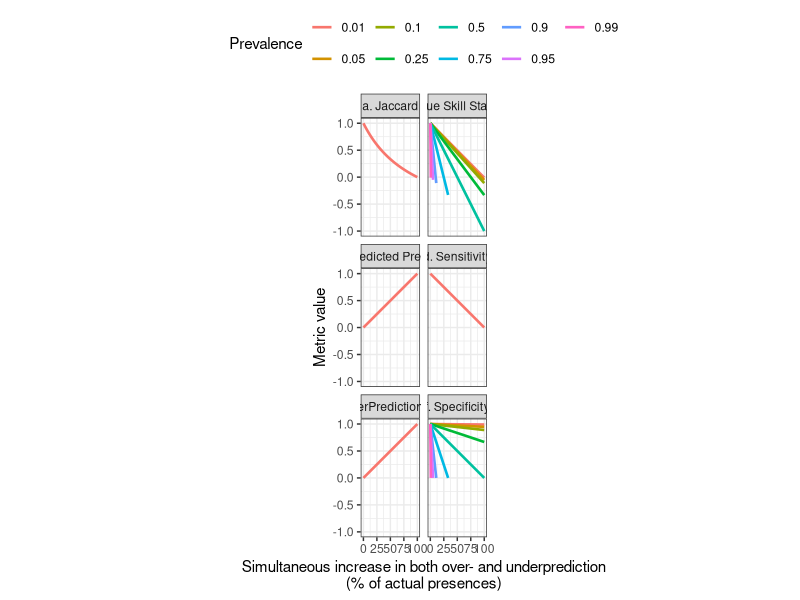
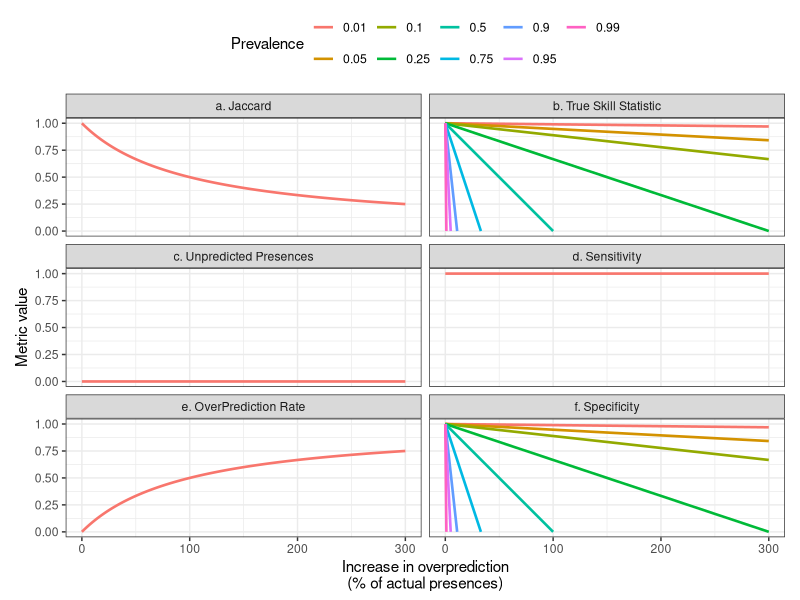
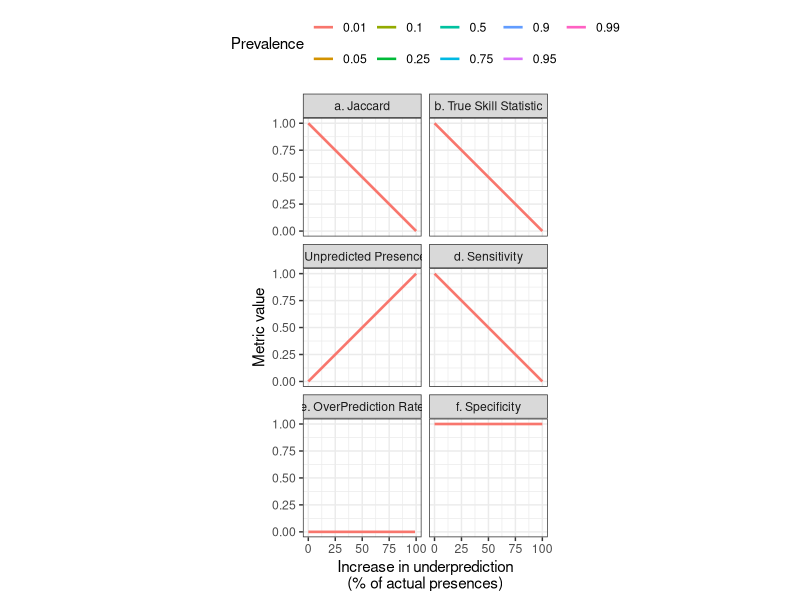
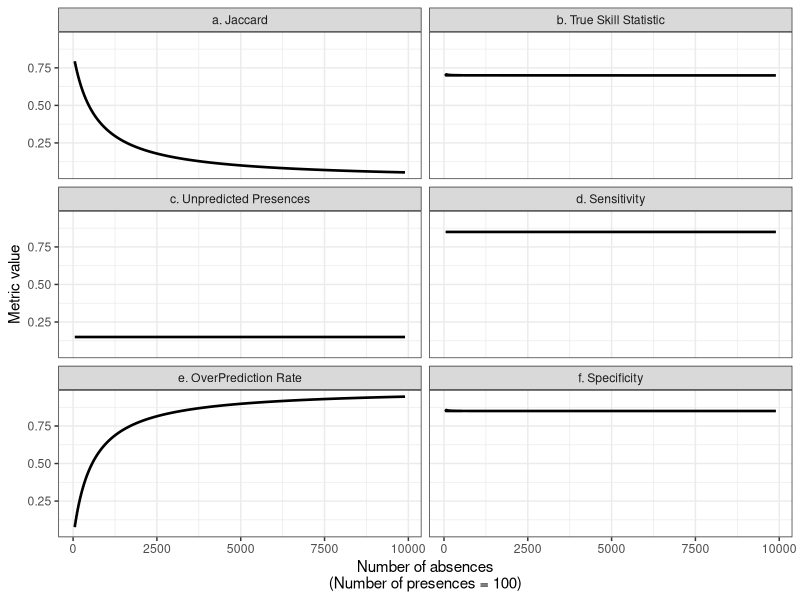
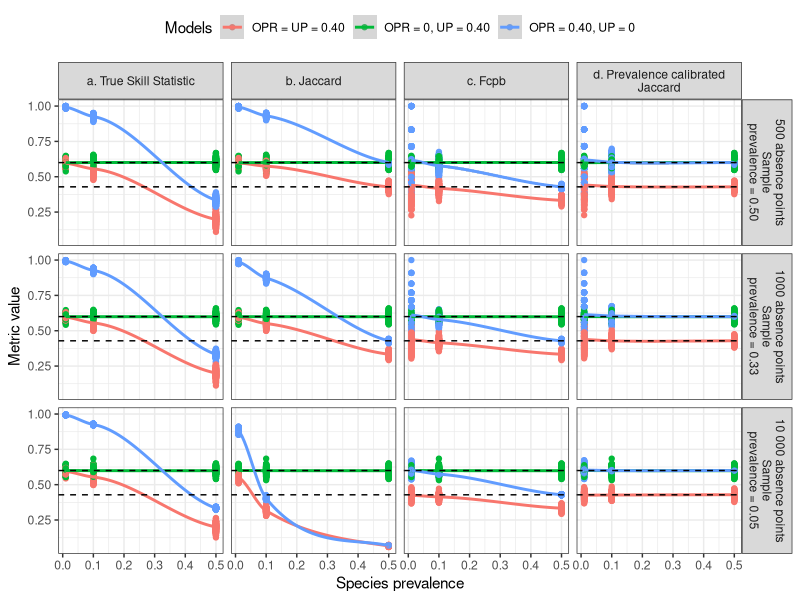
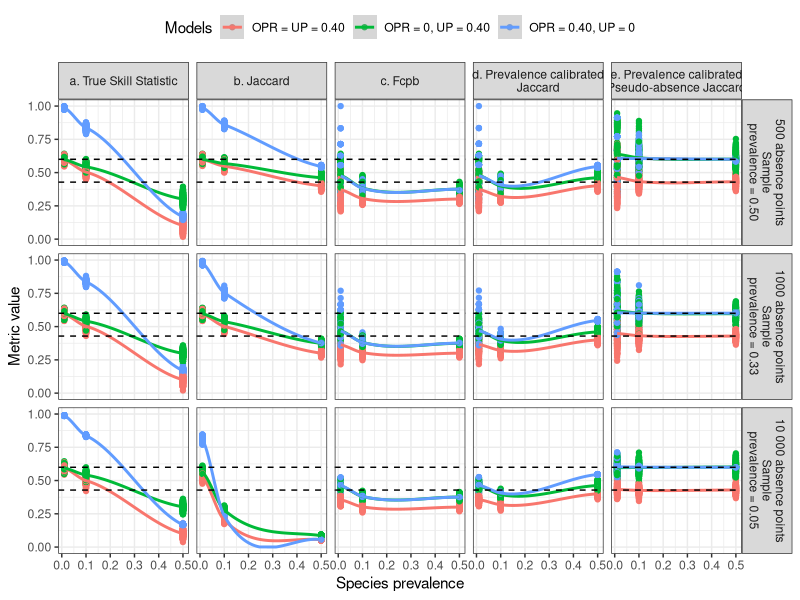
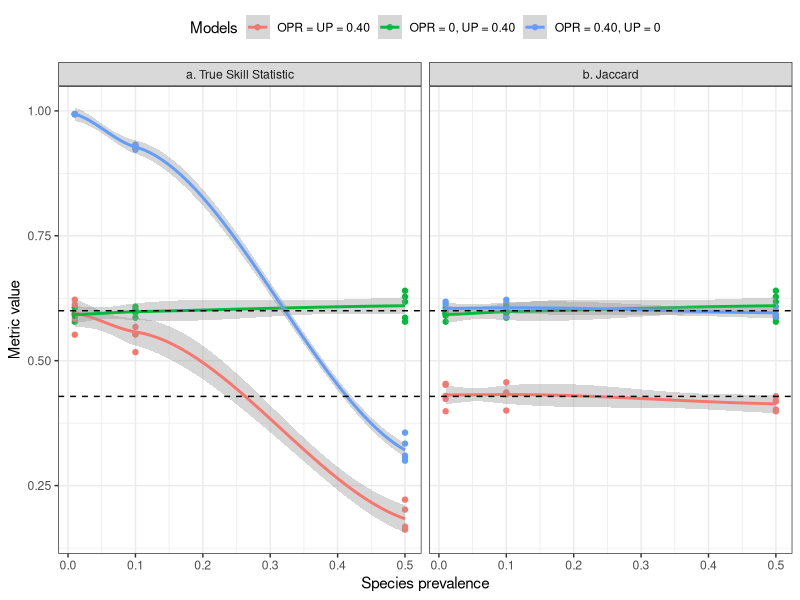

Write the R code that produced these figures, in order.
library(reshape2)
library(ggplot2)
metrics <- function(x, total)
{
  TP <- x[, "TP"]
  FP <- x[, "FP"]
  FN <- x[, "FN"]
  TN <- x[, "TN"]
  
  pred <- TP + FP
  obs <- TP + FN
  
  
  results <- data.frame(matrix(nc = 0, nr = nrow(x)))
  
  
  results$sample.presences <- TP + FN
  results$sample.absences <- FP + TN
  results$TP <- TP
  results$FP <- FP
  results$FN <- FN
  results$TN <- TN
  results$Jaccard <- TP / (TP + FN + FP)
  results$Sorensen = 2 * TP / (2 * TP + FN + FP)
  results$OPR  = FP / (TP + FP)
  results$UTP  = FN / (TP + FN)
  results$Sens = TP / (TP + FN)
  results$Spe  = TN / (TN + FP)
  results$TSS  = TP / (TP + FN) + TN / (TN + FP) - 1
  results$Kappa = (TP - pred * obs / total) / ((TP - pred * obs / total) + FP * (1/2) + FN * (1/2))
  results$prevalence = obs / total
  results$pred.prevalence = pred / total
  results$OPpc = FP / obs
  
  return(results)
  
}



# Simulation 1: all possible parameterisations
prevalence <- seq(0, 1, length = 100)
max.size <- 10000
step <- 100


results <- NULL
for (i in prevalence)
{
  obs.pres <- round(i * max.size)
  obs.abs <- max.size - obs.pres
  
  
  TP <- seq(0, obs.pres, by = step)
  FP <- seq(0, obs.abs, by = step)
  testing.matrix <- expand.grid(TP, FP)
  colnames(testing.matrix) <- c("TP", "FP")
  
  testing.matrix$FN <- obs.pres - testing.matrix$TP
  testing.matrix$TN <- obs.abs - testing.matrix$FP 
  
  results <- rbind(results,
                   metrics(testing.matrix, total = max.size))
}


ggr <- melt(results, id.vars = c("prevalence", "pred.prevalence", "TP", "FP", "FN", "TN"), 
            measure.vars = c("Jaccard", "Sorensen", "OPR", "UTP", "Sens", "Spe", "TSS", "Kappa"))
# 
# 
# ggplot(ggr, aes(x = prevalence, y = value)) + geom_point(alpha = 1/10, aes(col = TN)) +
#   facet_wrap(~variable) + stat_smooth()
# 
# 


# Simulation 2: 
# For varying prevalences,
# variations of under-prediction (0 to -100%) or overprediction (0 to +300%) and both.

prevalence <- seq(0, 1, length = 101)
max.size <- 10000


results <- NULL
results.overpred <- NULL
results.underpred <- NULL
for (i in prevalence)
{
  obs.pres <- round(i * max.size)
  obs.abs <- max.size - obs.pres
  
  # Underpred
  underpred <- data.frame(TP = seq(obs.pres, 0, length = 101),
                          FN = seq(0, obs.pres, length = 101),
                          FP = 0,
                          TN = obs.abs)
  
  # Overpred 
  overpred <- data.frame(TP = obs.pres,
                         FN = 0,
                         FP = seq(0, min(3 * obs.pres, obs.abs), length = 101),
                         TN = obs.abs - seq(0, min(3 * obs.pres, obs.abs), length = 101))
  
  # Under + Overpred
  TP <- seq(obs.pres, 0, length = 101)
  FP <- seq(0, min(3 * obs.pres, obs.abs), length = 101)
  
  testing.matrix <- expand.grid(TP, FP)
  colnames(testing.matrix) <- c("TP", "FP")
  
  testing.matrix$FN <- obs.pres - testing.matrix$TP
  testing.matrix$TN <- obs.abs - testing.matrix$FP 
  
  results.overpred <- rbind(results.overpred,
                            metrics(overpred, total = max.size))
  results.underpred <- rbind(results.underpred,
                             metrics(underpred, total = max.size)) 
  
  results <- rbind(results,
                   metrics(testing.matrix, total = max.size))
}


# Simulation 3: all possible parameterisations


a <- function(x) (100 - x * 100)/x


tns <- c(9900, 1900, 900, 300, 100, 33, 11, 5, 1)
all.res <- NULL
res <- data.frame(matrix(nr = 1, nc = 4, dimnames = list(1, c("TP", "FP", "FN", "TN"))))
for(TN in tns)
{
  res$TP <- 100
  res$FP <- 0
  res$FN <- 0
  res$TN <- TN
  all.res <- rbind(all.res, 
                   res)
  
  while(res$TP > 0)
  {
    if(res$TN > 0)
    {
      res$TP <- res$TP - 1
      res$FN <- res$FN + 1
      res$FP <- res$FP + 1
      res$TN <- res$TN - 1
      all.res <- rbind(all.res, 
                       res)
    } else
    {
      res$TP <- 0
    }
  }
}

results <- metrics(all.res, total = apply(all.res, 1, sum))
# results <- results[which(results$prevalence <= 0.5), ]

ggr <- melt(results, id.vars = c("prevalence", "pred.prevalence", "TP", "FP", "FN", "TN", "OPR", "UTP", "OPpc"), 
            measure.vars = c("Jaccard", "TSS", "UTP", "Sens", "OPR", "Spe"))

ggr$prevalence <- round(ggr$prevalence, 2)
ggr$prev <- as.factor(ggr$prevalence)
ggr$OPR <- ggr$OPR * 100
ggr$UTP <- ggr$UTP * 100


levels(ggr$variable) <- c("a. Jaccard", "b. True Skill Statistic", "c. Unpredicted Presences", 
                          "d. Sensitivity", "e. OverPrediction Rate", "f. Specificity")

# Modification pour masquer les couleurs sur les panneaux a c d et e
# Car il y a de l'overlap - à la demande du reviewer 3
ggr$value[which(ggr$variable %in% c("a. Jaccard", "c. Unpredicted Presences", 
                                    "d. Sensitivity", "e. OverPrediction Rate") &
                  ggr$prev != "0.01")] <- NA


tiff( './outputs/Figure 2.tiff', width = 450 * 4.2, height = 1000 * 4.2, res = 300)  
# png("./outputs/Figure 2.png", h = 800, w = 600)
ggplot(ggr, aes(x = OPR, y = value, col = prev)) + 
  geom_line(size = .9) + 
  facet_wrap(~ variable, nrow = 3) +
  xlab("Simultaneous increase in both over- and underprediction\n(% of actual presences)") + theme_bw() +
  guides(col=guide_legend(title = "Prevalence")) + ylab("Metric value") + 
  theme(legend.position = "top") +
  coord_fixed(ratio = 100)
dev.off()


# Simulation 4: overpred


tns <- c(9900, 1900, 900, 300, 100, 33, 11, 5, 1)
all.res <- NULL
res <- data.frame(matrix(nr = 1, nc = 4, dimnames = list(1, c("TP", "FP", "FN", "TN"))))
for(TN in tns)
{
  res$TP <- 100
  res$FP <- 0
  res$FN <- 0
  res$TN <- TN
  all.res <- rbind(all.res, 
                   res)
  
  while(res$TN > 0 & (res$TP + res$FP) < 4 * (res$FN + res$TP))
  {

    res$FP <- res$FP + 1
    res$TN <- res$TN - 1
    all.res <- rbind(all.res, 
                     res)
    
  }
}

results <- metrics(all.res, total = apply(all.res, 1, sum))
# results <- results[which(results$prevalence <= 0.5), ]

ggr <- melt(results, id.vars = c("prevalence", "pred.prevalence", "TP", "FP", "FN", "TN", "OPR", "UTP", "OPpc"), 
            measure.vars = c("Jaccard", "TSS", "UTP", "Sens", "OPR", "Spe"))

ggr$prevalence <- round(ggr$prevalence, 2)
ggr$prev <- as.factor(ggr$prevalence)
ggr$OPR <- ggr$OPR * 100
ggr$UTP <- ggr$UTP * 100
ggr$OPpc <- ggr$OPpc * 100

levels(ggr$variable) <- c("a. Jaccard", "b. True Skill Statistic", "c. Unpredicted Presences", 
                          "d. Sensitivity", "e. OverPrediction Rate", "f. Specificity")

# Modification pour masquer les couleurs sur les panneaux a c d et e
# Car il y a de l'overlap - à la demande du reviewer 3
ggr$value[which(ggr$variable %in% c("a. Jaccard", "c. Unpredicted Presences", 
                                  "d. Sensitivity", "e. OverPrediction Rate") &
                ggr$prev != "0.01")] <- NA


png("./outputs/Figure S2.2.png", h = 600, w = 1000)
ggplot(ggr, aes(x = OPpc, y = value, col = prev)) + 
  geom_line(size = .9) + 
  facet_wrap(~variable, nrow = 3) +
  xlab("Increase in overprediction\n(% of actual presences)") + theme_bw() +
  guides(col=guide_legend(title = "Prevalence")) + ylab("Metric value") + 
  theme(legend.position = "top") +
  coord_fixed(ratio = 100)
dev.off()

# Simulation 5: underpred


tns <- c(9900, 1900, 900, 300, 100, 33, 11, 5, 1)
all.res <- NULL
res <- data.frame(matrix(nr = 1, nc = 4, dimnames = list(1, c("TP", "FP", "FN", "TN"))))
for(TN in tns)
{
  res$TP <- 100
  res$FP <- 0
  res$FN <- 0
  res$TN <- TN
  all.res <- rbind(all.res, 
                   res)
  
  while(res$TP > 0)
  {
    
    res$TP <- res$TP - 1
    res$FN <- res$FN + 1
    all.res <- rbind(all.res, 
                     res)
    
  }
}

results <- metrics(all.res, total = apply(all.res, 1, sum))
# results <- results[which(results$prevalence <= 0.5), ]

ggr <- melt(results, id.vars = c("prevalence", "pred.prevalence", "TP", "FP", "FN", "TN", "OPR", "UTP", "OPpc"), 
            measure.vars = c("Jaccard", "TSS", "UTP", "Sens", "OPR", "Spe"))

ggr$prevalence <- round(ggr$prevalence, 2)
ggr$prev <- as.factor(ggr$prevalence)
ggr$OPR <- ggr$OPR * 100
ggr$UTP <- ggr$UTP * 100


levels(ggr$variable) <- c("a. Jaccard", "b. True Skill Statistic", "c. Unpredicted Presences", 
                          "d. Sensitivity", "e. OverPrediction Rate", "f. Specificity")

# Modification pour masquer les couleurs sur les panneaux a c d et e
# Car il y a de l'overlap - à la demande du reviewer 3
ggr$value[which(ggr$variable %in% c("a. Jaccard", "b. True Skill Statistic", "c. Unpredicted Presences", 
                                    "d. Sensitivity", "e. OverPrediction Rate", "f. Specificity") &
                  ggr$prev != "0.01")] <- NA

png("./outputs/Figure S2.1.png", h = 800, w = 600)
ggplot(ggr, aes(x = UTP, y = value, col = prev)) + 
  geom_line(size = .9) + 
  facet_wrap(~variable, nrow = 3) +
  xlab("Increase in underprediction\n(% of actual presences)") + theme_bw() +
  guides(col=guide_legend(title = "Prevalence")) + ylab("Metric value") + 
  theme(legend.position = "top") +
  coord_fixed(ratio = 100)
dev.off()


# Simulation 6 : presence are fixed, increases in absences
absences <- seq(50, 9900, 10)
all.res <- NULL
res <- data.frame(matrix(nr = 1, nc = 4, dimnames = list(1, c("TP", "FP", "FN", "TN"))))
for(nbA in absences)
{
  res$TP <- 85
  res$FN <- 15
  res$FP <- floor(0.15 * nbA)
  res$TN <- ceiling(0.85 * nbA)
  all.res <- rbind(all.res, 
                   res)
}

results <- metrics(all.res, total = apply(all.res, 1, sum))
# results <- results[which(results$prevalence <= 0.5), ]

ggr <- melt(results, id.vars = c("prevalence", "pred.prevalence", "TP", "FP", "FN", "TN", "OPR", 
                                 "UTP", "OPpc", "sample.presences", "sample.absences"), 
            measure.vars = c("Jaccard", "TSS", "UTP", "Sens", "OPR", "Spe"))

ggr$prevalence <- round(ggr$prevalence, 2)
ggr$prev <- as.factor(ggr$prevalence)
ggr$OPR <- ggr$OPR * 100
ggr$UTP <- ggr$UTP * 100


levels(ggr$variable) <- c("a. Jaccard", "b. True Skill Statistic", "c. Unpredicted Presences", 
                          "d. Sensitivity", "e. OverPrediction Rate", "f. Specificity")


png("./outputs/Figure S2.3.png", h = 800, w = 600)
ggplot(ggr, aes(x = sample.absences, y = value)) + 
  geom_line(size = .9) + 
  facet_wrap(~variable, nrow = 3) +
  xlab("Number of absences\n(Number of presences = 100)") + theme_bw() +
  guides(col=guide_legend(title = "Prevalence")) + ylab("Metric value") + 
  theme(legend.position = "top") #+
  # coord_fixed(ratio = 100)
dev.off()

# Simulation 7 : comparing metrics for a good and a bad model, with different sample sizes
presences <- rep(500, 3)
absences <- c(500, 1000, 10000)
true.prev <- c(.01, .10, .5)
area <- 100000
true.presences <- true.prev * area
true.absences <- area - (true.prev * area)
models <- list(M1 = list(TP = .60, 
                         OPR = .40,
                         UP = .40), # HAS TO BE 1 - TP
               M2 = list(TP = .60,
                         OPR = 0,
                         UP = .40),
               M3 = list(TP = 1,
                         OPR = .40,
                         UP = 0))

all.res <- NULL

sim <- 100

res <- data.frame(matrix(nr = 1, nc = 6, dimnames = list(1, c("model", "sp.prev", "TP", "FP", "FN", "TN"))))
for(i in 1:sim)
{
  for(nbP in presences)
  {
    for(nbA in absences)
    {
      for(md in 1:length(models))
      {
        for(sp.prev in 1:length(true.prev))
        {
          # pred.obs.pres : Predictions for the species distribution range only
          pred.obs.pres <- c(rep(1, models[[md]]$TP * true.presences[sp.prev]),
                             rep(0, true.presences[sp.prev] - models[[md]]$TP * true.presences[sp.prev]))
          # pred.obs.abs : Predictions for areas  where the species is absent 
          pred.obs.abs <- c(rep(1, models[[md]]$OPR * models[[md]]$TP * true.presences[sp.prev] / (1 - models[[md]]$OPR)),
                            rep(0, true.absences[sp.prev] - 
                                  models[[md]]$OPR * models[[md]]$TP * true.presences[sp.prev] / (1 - models[[md]]$OPR)))
          sample.pres <- sample(pred.obs.pres, nbP)
          sample.abs <- sample(pred.obs.abs, nbA)
          
          res$model <- md
          res$sp.prev <- true.prev[sp.prev]
          
          res$TP <- length(which(sample.pres == 1))
          res$FN <- length(which(sample.pres == 0))
          res$FP <- length(which(sample.abs == 1))
          res$TN <- length(which(sample.abs == 0))
          all.res <- rbind(all.res, 
                           res)
        }      
      }
    }
  }
}

results <- metrics(all.res, total = apply(all.res[, 3:6], 1, sum))
results$model <- all.res$model
results$sp.prev <- all.res$sp.prev
results$x.val <- results$sample.presences * (1 - results$sp.prev) / (results$sample.absences * results$sp.prev)
results$OPRp <- results$FP * results$x.val / (results$TP + results$FP * results$x.val)
results$Jacp <- results$TP / (results$TP + results$FN + results$FP * results$x.val)
# results <- results[which(results$prevalence <= 0.5), ]

# Fcpb by Li & Guo
results$c.val <- results$sample.presences / (results$sp.prev * results$sample.absences)
results$Fcpb <- results$TP / (results$TP + results$FN + results$FP * results$c.val)


# Number of FP in the sample for each prevalence
mean(results$OPRp[which(results$sample.absences == 500 & results$model == 1 & results$sp.prev == 0.01)])
mean(results$OPRp[which(results$sample.absences == 500 & results$model == 1 & results$sp.prev == 0.1)])
mean(results$OPRp[which(results$sample.absences == 500 & results$model == 1 & results$sp.prev == 0.5)])

ggr <- melt(results, id.vars = c("prevalence", "pred.prevalence", "TP", "FP", "FN", "TN", "OPR", 
                                 "UTP", "OPpc", "sample.presences", "sample.absences", "model", "sp.prev", "OPRp"), 
            measure.vars = c("TSS", "Jaccard", "Fcpb","Jacp"))

ggr$prevalence <- round(ggr$prevalence, 2)
ggr$prev <- as.factor(ggr$prevalence)
ggr$OPR <- ggr$OPR * 100
ggr$UTP <- ggr$UTP * 100

ggr$sample.size <- ggr$sample.absences + ggr$sample.presences
ggr$model <- as.factor(ggr$model)
ggr$sample.absences <- as.factor(ggr$sample.absences)
levels(ggr$model) <- c("OPR = UP = 0.40", "OPR = 0, UP = 0.40", "OPR = 0.40, UP = 0")
levels(ggr$sample.absences) <- c("500 absence points\nSample\nprevalence = 0.50", 
                                 "1000 absence points\nSample\nprevalence = 0.33", 
                                 "10 000 absence points\nSample\nprevalence = 0.05")
levels(ggr$variable) <- c("a. True Skill Statistic", "b. Jaccard", "c. Fcpb", "d. Prevalence calibrated\nJaccard")



png("./outputs/Figure presence-absence.png", h = 800, w = 960)
ggplot(ggr, aes(x = sp.prev, y = value, col = model)) +
  geom_point() +
  stat_smooth(se = T) +
  facet_grid(sample.absences~variable) +
  xlab("Species prevalence") +
  theme_bw() +
  guides(col=guide_legend(title = "Models")) + ylab("Metric value") +
  theme(legend.position = "top") +
  geom_hline(yintercept = c(6/14, 6/10), linetype = 2)
dev.off()



# Simulation 8 : test avec les PAs
presences <- rep(500, 3)
absences <- c(500, 1000, 10000)
true.prev <- c(.01, .10, .5)
area <- 100000
true.presences <- true.prev * area
true.absences <- area - (true.prev * area)
models <- list(M1 = list(TP = .60, 
                         OPR = .40,
                         UP = .40), # HAS TO BE 1 - TP
               M2 = list(TP = .60,
                         OPR = 0,
                         UP = .40),
               M3 = list(TP = 1,
                         OPR = .40,
                         UP = 0))

all.res <- NULL

sim <- 100

res <- data.frame(matrix(nr = 1, nc = 6, dimnames = list(1, c("model", "sp.prev", "TP", "FP", "FN", "TN"))))
for(i in 1:sim)
{
  for(nbP in presences)
  {
    for(nbA in absences)
    {
      for(md in 1:length(models))
      {
        for(sp.prev in 1:length(true.prev))
        {
          # pred.obs.pres : Predictions for the species distribution range only
          pred.obs.pres <- c(rep(1, models[[md]]$TP * true.presences[sp.prev]),
                             rep(0, true.presences[sp.prev] - models[[md]]$TP * true.presences[sp.prev]))
          
          # pred.obs.abs : Predictions for areas  where the species is absent 
          pred.obs.abs <- c(rep(1, models[[md]]$OPR * models[[md]]$TP * true.presences[sp.prev] / (1 - models[[md]]$OPR)),
                            rep(0, true.absences[sp.prev] - 
                                  models[[md]]$OPR * models[[md]]$TP * true.presences[sp.prev] / (1 - models[[md]]$OPR)))
          
          sample.pres.pos <- sample(1:length(pred.obs.pres), nbP)
          sample.pres <- pred.obs.pres[sample.pres.pos]
          
          # pred.obs.pseudoabs : Predictions for areas outside sampled presences
          pred.obs.pseudoabs <- c(pred.obs.pres[-sample.pres.pos], pred.obs.abs)
          
          
          sample.pseudoabs <- sample(pred.obs.pseudoabs, nbA)
          
          res$model <- md
          res$sp.prev <- true.prev[sp.prev]
          
          res$TP <- length(which(sample.pres == 1))
          res$FN <- length(which(sample.pres == 0))
          res$FP <- length(which(sample.pseudoabs == 1))
          res$TN <- length(which(sample.pseudoabs == 0))
          all.res <- rbind(all.res, 
                           res)
        }      
      }
    }
  }
}

results <- metrics(all.res, total = apply(all.res[, 3:6], 1, sum))
results$model <- all.res$model
results$sp.prev <- all.res$sp.prev

# Prevalence correction for presence-absence
results$x.val <- results$sample.presences * (1 - results$sp.prev) / (results$sample.absences * results$sp.prev)
results$OPRp <- results$FP * results$x.val / (results$TP + results$FP * results$x.val)
results$Jacp <- results$TP / (results$TP + results$FN + results$FP * results$x.val)

# Fcpb by Li & Guo
results$c.val <- results$sample.presences / (results$sp.prev * results$sample.absences)
results$Fcpb <- results$TP / (results$TP + results$FN + results$FP * results$c.val)


# Prevalence correction for presence-pseudoabsence
results$FFP <- (1 - results$UTP) * (results$sp.prev * area - results$sample.presences)
results$FPprim <- (results$FP / results$sample.absences) * (area - results$sample.presences) - results$FFP
results$FPprim <- results$sample.absences * (results$FPprim / (area * (1 - results$sp.prev)))
# results$FPprim <- sapply(results$FPprim, FUN = max, 0)
results$OPRppa <- results$FPprim * results$x.val / (results$TP + results$FPprim * results$x.val)
results$Jacppa <- results$TP / (results$TP + results$FN + results$FPprim * results$x.val)


ggr <- melt(results, id.vars = c("prevalence", "pred.prevalence", "TP", "FP", "FN", "TN", "OPR", 
                                 "UTP", "OPpc", "sample.presences", "sample.absences", "model", "sp.prev", "OPRp"), 
            measure.vars = c("TSS", "Jaccard", "Fcpb", "Jacp", "Jacppa"))

ggr$prevalence <- round(ggr$prevalence, 2)
ggr$prev <- as.factor(ggr$prevalence)
ggr$OPR <- ggr$OPR * 100
ggr$UTP <- ggr$UTP * 100

ggr$sample.size <- ggr$sample.absences + ggr$sample.presences
ggr$model <- as.factor(ggr$model)
ggr$sample.absences <- as.factor(ggr$sample.absences)
levels(ggr$model) <- c("OPR = UP = 0.40", "OPR = 0, UP = 0.40", "OPR = 0.40, UP = 0")
levels(ggr$sample.absences) <- c("500 absence points\nSample\nprevalence = 0.50", 
                                 "1000 absence points\nSample\nprevalence = 0.33", 
                                 "10 000 absence points\nSample\nprevalence = 0.05")
levels(ggr$variable) <- c("a. True Skill Statistic", "b. Jaccard", "c. Fcpb",
                          "d. Prevalence calibrated\nJaccard",
                          "e. Prevalence calibrated\nPseudo-absence Jaccard")



png("./outputs/Figure pseudo-absences.png", h = 800, w = 1000)
ggplot(ggr, aes(x = sp.prev, y = value, col = model)) + 
  geom_point() + ylim(0, 1) +
  stat_smooth(se = T) +
  facet_grid(sample.absences~variable) +
  xlab("Species prevalence") +
  theme_bw() +
  guides(col=guide_legend(title = "Models")) + ylab("Metric value") + 
  theme(legend.position = "top") + 
  geom_hline(yintercept = c(6/14, 6/10), linetype = 2)
dev.off()



# Simulation 9 :  ideal case sample = species prevalence
true.prev <- c(.01, .10, .5)
area <- 100000
true.presences <- true.prev * area
true.absences <- area - (true.prev * area)
models <- list(M1 = list(TP = .60, 
                         OPR = .40,
                         UP = .40), # HAS TO BE 1 - TP
               M2 = list(TP = .60,
                         OPR = 0,
                         UP = .40),
               M3 = list(TP = 1,
                         OPR = .40,
                         UP = 0))

all.res <- NULL

sim <- 5

res <- data.frame(matrix(nr = 1, nc = 6, dimnames = list(1, c("model", "sp.prev", "TP", "FP", "FN", "TN"))))
for(i in 1:sim)
{
  for(md in 1:length(models))
  {
    for(sp.prev in 1:length(true.prev))
    {
      # pred.obs.pres : Predictions for the species distribution range only
      pred.obs.pres <- c(rep(1, models[[md]]$TP * true.presences[sp.prev]),
                         rep(0, true.presences[sp.prev] - models[[md]]$TP * true.presences[sp.prev]))
      # pred.obs.abs : Predictions for areas  where the species is absent 
      pred.obs.abs <- c(rep(1, models[[md]]$OPR * models[[md]]$TP * true.presences[sp.prev] / (1 - models[[md]]$OPR)),
                        rep(0, true.absences[sp.prev] - 
                              models[[md]]$OPR * models[[md]]$TP * true.presences[sp.prev] / (1 - models[[md]]$OPR)))
      
      nbP <- 500
      nbA <- nbP * (1 - true.prev[sp.prev]) / true.prev[sp.prev]
      
      sample.pres <- sample(pred.obs.pres, nbP)
      sample.abs <- sample(pred.obs.abs, nbA)
      
      
      res$model <- md
      res$sp.prev <- true.prev[sp.prev]
      
      res$TP <- length(which(sample.pres == 1))
      res$FN <- length(which(sample.pres == 0))
      res$FP <- length(which(sample.abs == 1))
      res$TN <- length(which(sample.abs == 0))
      all.res <- rbind(all.res, 
                       res)
    }      
  }
  
}

results <- metrics(all.res, total = apply(all.res[, 3:6], 1, sum))
results$model <- all.res$model
results$sp.prev <- all.res$sp.prev
results$x.val <- results$sample.presences * (1 - results$sp.prev) / (results$sample.absences * results$sp.prev)
results$OPRp <- results$FP * results$x.val / (results$TP + results$FP * results$x.val)
results$Jacp <- results$TP / (results$TP + results$FN + results$FP * results$x.val)
# results <- results[which(results$prevalence <= 0.5), ]

# Fcpb by Li & Guo
results$c.val <- results$sample.presences / (results$sp.prev * results$sample.absences)
results$Fcpb <- results$TP / (results$TP + results$FN + results$FP * results$c.val)



ggr <- melt(results, id.vars = c("prevalence", "pred.prevalence", "TP", "FP", "FN", "TN", "OPR", 
                                 "UTP", "OPpc", "sample.presences", "sample.absences", "model", "sp.prev", "OPRp"), 
            measure.vars = c("TSS", "Jaccard"))

ggr$prevalence <- round(ggr$prevalence, 2)
ggr$prev <- as.factor(ggr$prevalence)
ggr$OPR <- ggr$OPR * 100
ggr$UTP <- ggr$UTP * 100

ggr$sample.size <- ggr$sample.absences + ggr$sample.presences
ggr$model <- as.factor(ggr$model)
ggr$sample.absences <- as.factor(ggr$sample.absences)
levels(ggr$model) <- c("OPR = UP = 0.40", "OPR = 0, UP = 0.40", "OPR = 0.40, UP = 0")

levels(ggr$variable) <- c("a. True Skill Statistic", "b. Jaccard")



png("./outputs/Figure sample = species prevalence.png", h = 800, w = 960)
ggplot(ggr, aes(x = sp.prev, y = value, col = model)) +
  geom_point() +
  stat_smooth() +
  facet_grid(~variable) +
  xlab("Species prevalence") +
  theme_bw() +
  guides(col=guide_legend(title = "Models")) + ylab("Metric value") +
  theme(legend.position = "top") +
  geom_hline(yintercept = c(6/14, 6/10), linetype = 2)
dev.off()

